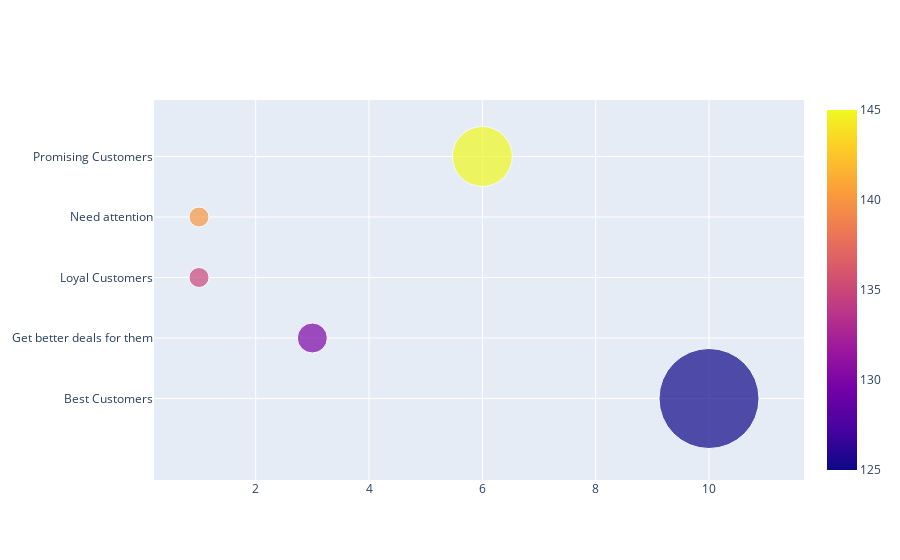

Here is the notebook cell this chart was saved with:
### Code cell
fig = go.Figure(data=[go.Scatter(
    x=df_rfm['Count'], y=df_rfm['Customer_type'],
    mode='markers',
    marker=dict(
        color=[125, 130, 135, 140, 145],
        size=[100, 30, 20, 20, 60],
        showscale=True
        )
)])
fig.show()

### Figure 1 — Plotly figure (JSON) as saved in the notebook; plotly's stock layout.template omitted (floating-point values rounded to 4 significant figures)
{"data": [{"marker": {"color": [125, 130, 135, 140, 145], "showscale": true, "size": [100, 30, 20, 20, 60]}, "mode": "markers", "type": "scatter", "x": [10, 3, 1, 1, 6], "y": ["Best Customers", "Get better deals for them", "Loyal Customers", "Need attention", "Promising Customers"]}], "layout": {}}
